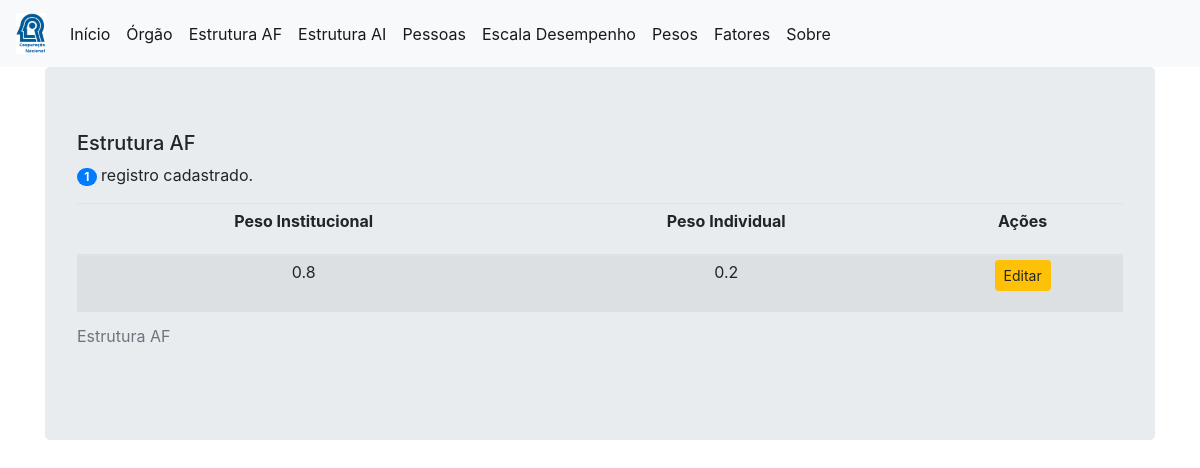
The app's page /lista_estrutura_af with its own data.
### project/models.py (models this page shows, shortened)
class Estrutura_AF (db.Model):
    __tablename__ = "estrutura_af"
    id    = db.Column(db.Integer,primary_key=True)
    peso_institucional   = db.Column(db.Float)
    peso_individual = db.Column(db.Float)

### project/core/views.py (the view)
@core.route('/lista_estrutura_af')
def lista_estrutura_af():
    estrutura = db.session.query(Estrutura_AF).order_by(Estrutura_AF.id).first()
    return render_template('lista_estrutura_af.html', estrutura=estrutura)

### app.py (called while the page is built)
@app.template_filter('decimal_com_virgula')
def decimal_com_virgula(valor):
    if valor == None or valor == '':
        return 0
    else:
        return locale.format_string('%.1f',valor,grouping=True)

### project/templates/lista_estrutura_af.html
{% extends "base.html" %}
{% block content %}
<div class="container">
<div class="jumbotron">
  <h5>Estrutura AF</h5>
<caption>
  <div class="row">
      <div class="col">
        {% if estrutura %}
          <p> <span class="badge badge-pill badge-primary">1</span> registro cadastrado.</p>
        {% endif %}
      </div>
  </div>
</caption>
  <table class="table table-striped table-hover table-sm">
    <caption>Estrutura AF</caption>
    <thead>
      <tr>
        <th scope="col"><p align="center">Peso Institucional</p></th>
        <th scope="col"><p align="center">Peso Individual</p></th>
        <th scope="col"><p align="center">Ações</p></th>
      </tr>
    </thead>
    <tbody>
      <tr>
        <td><p align="center">{{estrutura.peso_institucional|decimal_com_virgula}}</p></td>
        <td><p align="center">{{estrutura.peso_individual|decimal_com_virgula}}</p></td>
        <td><p align="center">
          <a href="{{url_for('core.edit_estrutura_af', estrutura_id=estrutura.id)}}" class="btn btn-sm btn-warning">Editar</a>
        </p></td>
      </tr>
    </tbody>
  </table>
</div>
</div>
{% endblock %}

### records on screen
Estrutura_AF: peso_institucional|decimal_com_virgula "0.8", peso_individual|decimal_com_virgula "0.2"
